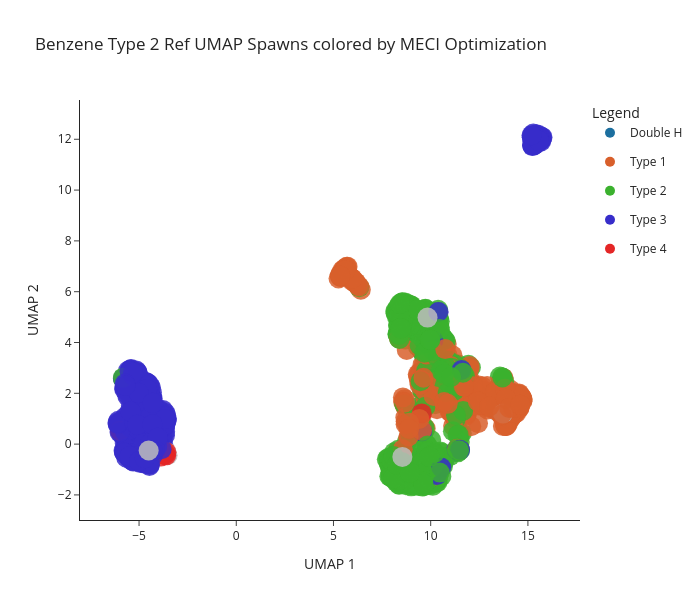

The code cell stored with this chart in its notebook:
### Code cell
import plotly.graph_objects as go
import pandas as pd
import numpy as np

# --- Load labels ---
df = pd.read_csv(csv_file)
meci_idx_to_type = dict(zip(df['idx'], df['meci_type']))

unique_types = sorted(df['meci_type'].unique())
type_to_color = {t: base_colors[i % len(base_colors)] for i, t in enumerate(unique_types)}

# --- Point metadata ---
point_types = [meci_idx_to_type.get(i, "Unknown") for i in idx]
point_colors = [type_to_color.get(t, "#bdbdbd") for t in point_types]

# --- Regular points trace ---
scatter = go.Scatter(
    x=reduced_space[:, 0],
    y=reduced_space[:, 1],
    mode="markers",
    marker=dict(
        size=point_size,
        color=point_colors,
        opacity=0.85
    ),
    text=[
        f"idx: {i}<br>MECI type: {t}"
        for i, t in zip(idx, point_types)
    ],
    hoverinfo="text",
    showlegend=False
)

# --- Star points ---
star_indices = np.arange(len(reduced_space) - n_star, len(reduced_space))
star_traces = []


# --- MECI type legend (dummy traces for legend only) ---
type_legend_traces = [
    go.Scatter(
        x=[None],
        y=[None],
        mode="markers",
        marker=dict(size=10, color=color),
        legendgroup=t,
        showlegend=True,
        name=t
    )
    for t, color in type_to_color.items()
]

# --- Build figure ---
fig = go.Figure(
    data=[scatter] + star_traces + type_legend_traces
)

fig.update_layout(
    width=700,
    height=600,
    title=f"Benzene Type 2 Ref {reduction_technique} Spawns colored by MECI Optimization",
    xaxis_title=f"{reduction_technique} 1",
    yaxis_title=f"{reduction_technique} 2",
    legend_title_text="Legend",
    template="simple_white",
    hovermode="closest"
)

fig.show()

### Figure 1 — Plotly figure (JSON) as saved in the notebook; plotly's stock layout.template omitted (floating-point values rounded to 4 significant figures; data arrays with more than 128 entries replaced by an {"elided": "..."} marker saying what was removed)
{"data": [{"hoverinfo": "text", "marker": {"color": {"elided": "1193 str values"}, "opacity": 0.85, "size": 20}, "mode": "markers", "showlegend": false, "text": {"elided": "1193 str values"}, "type": "scatter", "x": {"elided": "1193 float values"}, "y": {"elided": "1193 float values"}}, {"legendgroup": "Double H", "marker": {"color": "#1c6f9f", "size": 10}, "mode": "markers", "name": "Double H", "showlegend": true, "type": "scatter", "x": [null], "y": [null]}, {"legendgroup": "Type 1", "marker": {"color": "#d85f2b", "size": 10}, "mode": "markers", "name": "Type 1", "showlegend": true, "type": "scatter", "x": [null], "y": [null]}, {"legendgroup": "Type 2", "marker": {"color": "#3bb12e", "size": 10}, "mode": "markers", "name": "Type 2", "showlegend": true, "type": "scatter", "x": [null], "y": [null]}, {"legendgroup": "Type 3", "marker": {"color": "#372dca", "size": 10}, "mode": "markers", "name": "Type 3", "showlegend": true, "type": "scatter", "x": [null], "y": [null]}, {"legendgroup": "Type 4", "marker": {"color": "#e42626", "size": 10}, "mode": "markers", "name": "Type 4", "showlegend": true, "type": "scatter", "x": [null], "y": [null]}], "layout": {"height": 600, "hovermode": "closest", "legend": {"title": {"text": "Legend"}}, "title": {"text": "Benzene Type 2 Ref UMAP Spawns colored by MECI Optimization"}, "width": 700, "xaxis": {"title": {"text": "UMAP 1"}}, "yaxis": {"title": {"text": "UMAP 2"}}}}
